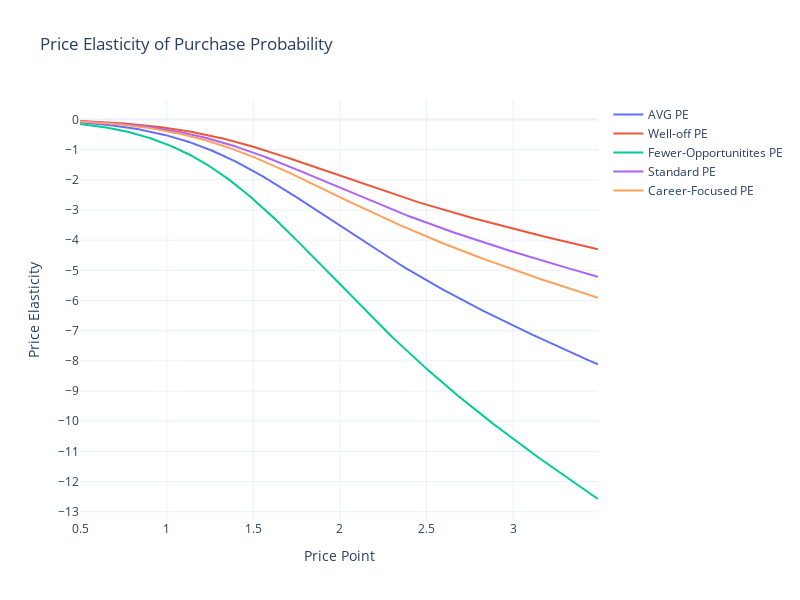

Here is the notebook cell this chart was saved with:
### Code cell
fig = go.Figure()
fig.add_trace(go.Scatter(x=df_price_elasticities.price_point, y=df_price_elasticities.mean_pe,
                    mode='lines',
                    name='AVG PE'))
fig.add_trace(go.Scatter(x=df_price_elasticities.price_point, y=df_price_elasticities.pe_segment_0,
                    mode='lines',
                    name='Well-off PE'))
fig.add_trace(go.Scatter(x=df_price_elasticities.price_point, y=df_price_elasticities.pe_segment_1,
                    mode='lines',
                    name='Fewer-Opportunitites PE'))
fig.add_trace(go.Scatter(x=df_price_elasticities.price_point, y=df_price_elasticities.pe_segment_2,
                    mode='lines',
                    name='Standard PE'))
fig.add_trace(go.Scatter(x=df_price_elasticities.price_point, y=df_price_elasticities.pe_segment_3,
                    mode='lines',
                    name='Career-Focused PE'))
fig.update_yaxes(dtick=1)
fig.update_layout(height=600, width=800, 
                  title='Price Elasticity of Purchase Probability',
                  template='plotly_white')
fig.update_xaxes(title='Price Point')
fig.update_yaxes(title='Price Elasticity')
fig.show()

### Figure 1 — Plotly figure (JSON) as saved in the notebook; plotly's stock layout.template omitted (floating-point values rounded to 4 significant figures; data arrays with more than 128 entries replaced by an {"elided": "..."} marker saying what was removed)
{"data": [{"mode": "lines", "name": "AVG PE", "type": "scatter", "x": {"elided": "300 float values"}, "y": {"elided": "300 float values"}}, {"mode": "lines", "name": "Well-off PE", "type": "scatter", "x": {"elided": "300 float values"}, "y": {"elided": "300 float values"}}, {"mode": "lines", "name": "Fewer-Opportunitites PE", "type": "scatter", "x": {"elided": "300 float values"}, "y": {"elided": "300 float values"}}, {"mode": "lines", "name": "Standard PE", "type": "scatter", "x": {"elided": "300 float values"}, "y": {"elided": "300 float values"}}, {"mode": "lines", "name": "Career-Focused PE", "type": "scatter", "x": {"elided": "300 float values"}, "y": {"elided": "300 float values"}}], "layout": {"height": 600, "title": {"text": "Price Elasticity of Purchase Probability"}, "width": 800, "xaxis": {"title": {"text": "Price Point"}}, "yaxis": {"dtick": 1, "title": {"text": "Price Elasticity"}}}}
